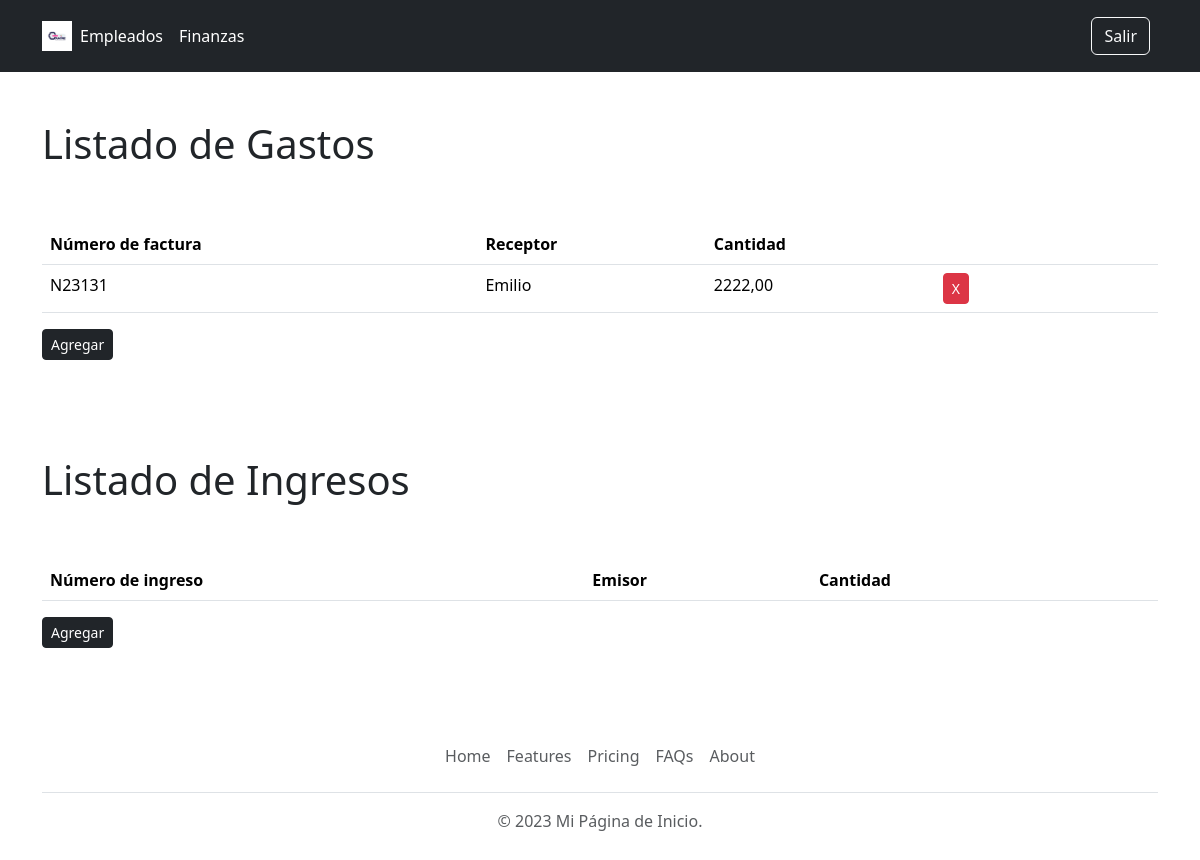
The page /finanzas/ (signed in) on the database its author committed.
### app/models.py (models this page shows)
class Gasto(models.Model):
    Num_factura = models.CharField(max_length=20, primary_key=True)
    Receptor = models.CharField(max_length=20, null=False)
    CantG = models.DecimalField(max_digits=12, decimal_places=2, null=False, validators=[MinValueValidator(limit_value=0.01, message='El campo debe ser un número mayor que 0')])
    FechaN = models.DateField(default=timezone.now, null=False)
    class Meta:
        abstract = True

class GastoN(Gasto):
    Nomina_tiene = models.ForeignKey(Nomina_tiene,on_delete=models.CASCADE)
    pass

### Dep_Finanza/views.py (the view)
# urls.py: path('', login_required(ListaMovimientos.as_view()), name= 'ListaMovimientos'),
class ListaMovimientos(ListView):
    template_name = 'finanza/lista_movimientos.html'
    context_object_name = 'movimientos'
    def get_queryset(self):
        gastosN = GastoN.objects.all()
        movimientos = list(gastosN) #+ list(gastosP)
        gastos = sorted(movimientos, key=lambda movimiento: movimiento.Num_factura)
        ingresos = Ingreso.objects.order_by('Ref_pago')
        return {'gastos': gastos, 'ingresos': ingresos}

### templates/finanza/lista_movimientos.html (shortened to what this page needs)
{% extends "app/base.html" %}
{% block content %}
<body class="body-otra-pagina">
    <div class="container">
        <div class="row flex-lg-row-reverse align-items-center g-5 py-5">
            <h1>Listado de Gastos</h1>
            <div class="main-box clearfix">
                <div class="table-responsive">
                    <table class="table user-list">
                        <thead>
                            <tr>
                                <th><span>Número de factura</span></th>
                                <th><span>Receptor</span></th>
                                <th><span>Cantidad</span></th>
                                <th>&nbsp;</th>
                            </tr>
                        </thead>
                        <tbody>
                            {% for gasto in movimientos.gastos %}
                            <tr>
                                <td>{{ gasto.Num_factura }}</td>
                                <td>{{ gasto.Receptor }}</td>
                                <td>{{ gasto.CantG }}</td>
                                <td style="width: 20%;">
                                    <a class="button delete-button" onclick="confirmDelete('{{ gasto.Num_factura }}', '/finanzas/eliminar_gasto/')">
                                        <button type="button" class="btn btn-danger btn-sm">X</button>
                                    </a>
                                </td>
                            </tr>
                            {% endfor %}
                        </tbody>
                    </table>
                    <a href="agregar_gasto" role="button" class="btn btn-dark btn-sm">Agregar</a>
                </div>
            </div>
        </div>
        <div class="row flex-lg-row-reverse align-items-center g-5 py-5">
        <h1>Listado de Ingresos</h1>
            <div class="main-box clearfix">
                <div class="table-responsive">
                    <table class="table user-list">
                        <thead>
                            <tr>
                                <th><span>Número de ingreso</span></th>
                                <th><span>Emisor</span></th>
                                <th><span>Cantidad</span></th>
                                <th>&nbsp;</th>
                            </tr>
                        </thead>
                    </table>
                    <a href="agregar_gasto" role="button" class="btn btn-dark btn-sm">Agregar</a>
                </div>
            </div>
        </div>
    </div>
    {% load static %}
</body>
{% endblock %}

### rows shown on the page
GastoN: Num_factura "N23131", Receptor "Emilio", CantG "2222,00"
